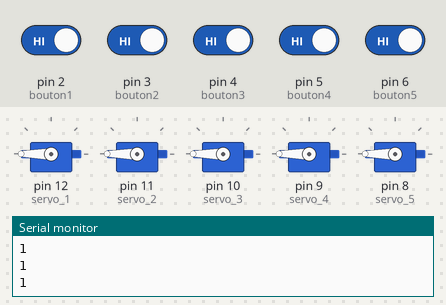
This sketch was run on a simulated Arduino Uno, built with avr-gcc and run on an emulated ATmega328P. On the bench: 5 × servo, the last lines printed to the serial monitor. The inputs (shaded band) are chosen by the test bench; at power-on: pin 2 (bouton1), pin 3 (bouton2), pin 4 (bouton3), pin 5 (bouton4), pin 6 (bouton5) HIGH.

Above: at 1.2 s.
1.3 s: pin 2 (bouton1) driven LOW
At 2.1 s:
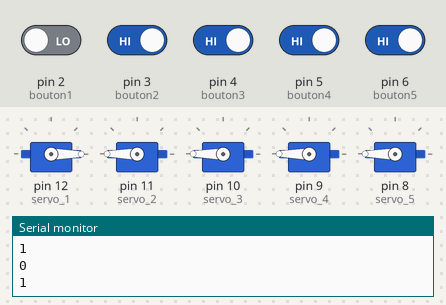
2.8 s: pin 3 (bouton2) driven LOW
At 3.8 s:
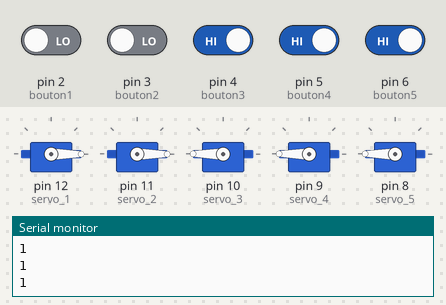
4.3 s: pin 4 (bouton3) driven LOW
At 5.0 s:
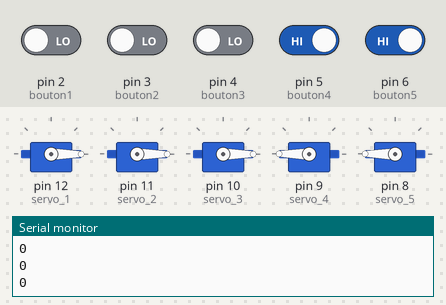
5.8 s: pin 5 (bouton4) driven LOW
At 6.7 s:
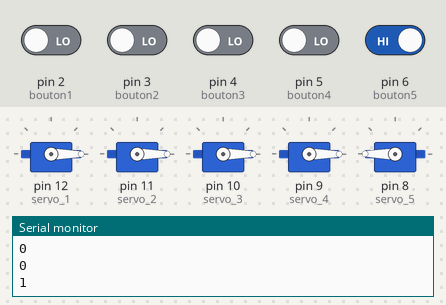
7.3 s: pin 6 (bouton5) driven LOW
At 8.4 s:
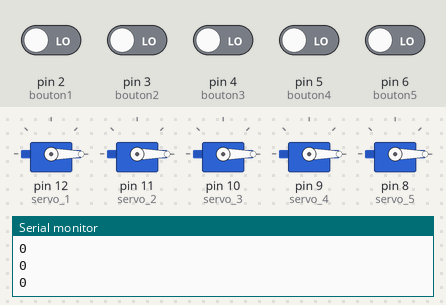
8.8 s: pin 2 (bouton1) driven HIGH
At 9.6 s:
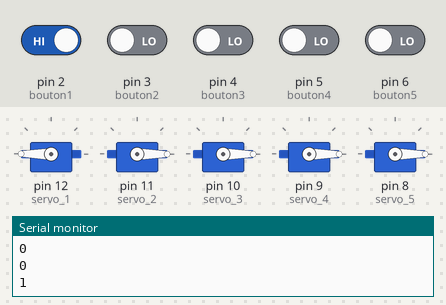
Timing chart, 0 to 11.3 s (numbered marks = the images above; inputs shaded):
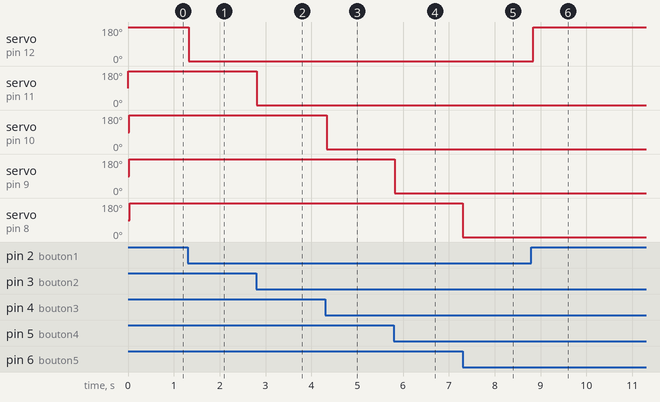

The sketch:

Pro_Servo-moteur_Arduino_Syncrone.ino
```cpp
//Code pour piloté 5 servo moteur via des bouton

#include <Servo.h>
// 1
int bouton1 = 2;
int etatbouton1 = 0;
Servo servo_1;
// 2
int bouton2 = 3;
int etatbouton2 = 0;
Servo servo_2;
// 3
int bouton3 = 4;
int etatbouton3 = 0;
Servo servo_3;
// 4
int bouton4 = 5;
int etatbouton4 = 0;
Servo servo_4;
// 5
int bouton5 = 6;
int etatbouton5 = 0;
Servo servo_5;

void setup()
{
  Serial.begin (9600);
  pinMode (bouton1, INPUT);
  servo_1.attach(12);

  pinMode (bouton2, INPUT);
  servo_2.attach(11);

  pinMode (bouton3, INPUT);
  servo_3.attach(10);

  pinMode (bouton4, INPUT);
  servo_4.attach(9);

  pinMode (bouton5, INPUT);
  servo_5.attach(8);
}

void loop()
{
  etatbouton1 = digitalRead(bouton1);

  if (etatbouton1 == LOW) {
    servo_1.write(0);
    Serial.println(etatbouton1);
    delay(10);
  }
  else {
    servo_1.write(180);
    Serial.println(etatbouton1);
    delay(10);
  }

  etatbouton2 = digitalRead(bouton2);

  if (etatbouton2 == LOW) {
    servo_2.write(0);
    Serial.println(etatbouton2);
    delay(10);
  }
  else {
    servo_2.write(180);
    Serial.println(etatbouton2);
    delay(10);
  }

  etatbouton3 = digitalRead(bouton3);

  if (etatbouton3 == LOW) {
    servo_3.write(0);
    Serial.println(etatbouton3);
    delay(10);
  }
  else {
    servo_3.write(180);
    Serial.println(etatbouton3);
    delay(10);
  }

  etatbouton4 = digitalRead(bouton4);

  if (etatbouton4 == LOW) {
    servo_4.write(0);
    Serial.println(etatbouton4);
    delay(10);
  }
  else {
    servo_4.write(180);
    Serial.println(etatbouton4);
    delay(10);
  }

  etatbouton5 = digitalRead(bouton5);

  if (etatbouton5 == LOW) {
    servo_5.write(0);
    Serial.println(etatbouton5);
    delay(10);
  }
  else {
    servo_5.write(180);
    Serial.println(etatbouton5);
    delay(10);
  }
}
```

Measured:
- after the input at 1.3 s, servo on pin 12 (servo_1): 180° → 0° at once
- after the input at 2.8 s, servo on pin 11 (servo_2): 180° → 0° at once
- after the input at 4.3 s, servo on pin 10 (servo_3): 180° → 0° at once
- after the input at 5.8 s, servo on pin 9 (servo_4): 180° → 0° at once
- after the input at 7.3 s, servo on pin 8 (servo_5): 180° → 0° at once
- after the input at 8.8 s, servo on pin 12 (servo_1): 0° → 180° at once
